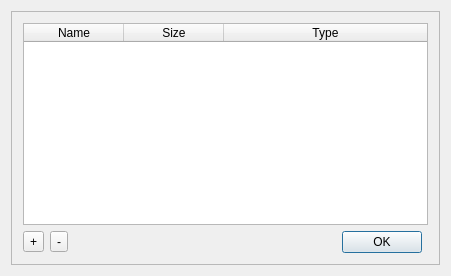
<?xml version="1.0" encoding="UTF-8"?>
<ui version="4.0">
 <class>FilesDetailsClass</class>
 <widget class="QDialog" name="FilesDetailsClass">
  <property name="geometry">
   <rect>
    <x>0</x>
    <y>0</y>
    <width>451</width>
    <height>276</height>
   </rect>
  </property>
  <property name="windowTitle">
   <string>FilesDetails</string>
  </property>
  <layout class="QGridLayout" name="gridLayout_3">
   <item row="0" column="0">
    <widget class="QFrame" name="frame">
     <property name="frameShape">
      <enum>QFrame::StyledPanel</enum>
     </property>
     <property name="frameShadow">
      <enum>QFrame::Raised</enum>
     </property>
     <layout class="QGridLayout" name="gridLayout">
      <item row="0" column="0" colspan="5">
       <widget class="QTableWidget" name="tblFile">
        <property name="editTriggers">
         <set>QAbstractItemView::NoEditTriggers</set>
        </property>
        <property name="selectionMode">
         <enum>QAbstractItemView::ContiguousSelection</enum>
        </property>
        <property name="selectionBehavior">
         <enum>QAbstractItemView::SelectRows</enum>
        </property>
        <attribute name="horizontalHeaderStretchLastSection">
         <bool>true</bool>
        </attribute>
        <attribute name="horizontalHeaderStretchLastSection">
         <bool>true</bool>
        </attribute>
        <column>
         <property name="text">
          <string>Name</string>
         </property>
        </column>
        <column>
         <property name="text">
          <string>Size</string>
         </property>
        </column>
        <column>
         <property name="text">
          <string>Type</string>
         </property>
        </column>
       </widget>
      </item>
      <item row="1" column="0">
       <widget class="QToolButton" name="btnPlus">
        <property name="text">
         <string>+</string>
        </property>
       </widget>
      </item>
      <item row="1" column="1">
       <widget class="QToolButton" name="btnMinus">
        <property name="text">
         <string>-</string>
        </property>
       </widget>
      </item>
      <item row="1" column="2">
       <spacer name="horizontalSpacer">
        <property name="orientation">
         <enum>Qt::Horizontal</enum>
        </property>
        <property name="sizeHint" stdset="0">
         <size>
          <width>198</width>
          <height>17</height>
         </size>
        </property>
       </spacer>
      </item>
      <item row="1" column="3">
       <widget class="QPushButton" name="btnOK">
        <property name="text">
         <string>OK</string>
        </property>
       </widget>
      </item>
     </layout>
    </widget>
   </item>
  </layout>
 </widget>
 <layoutdefault spacing="6" margin="11"/>
 <resources/>
 <connections/>
</ui>
